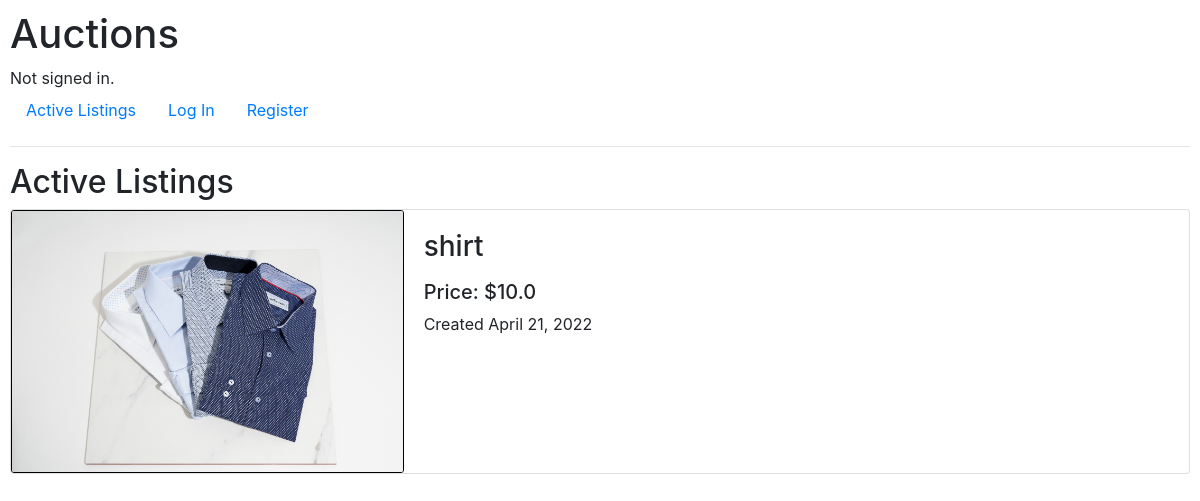
Page /category/2 on the committed database.
### auctions/models.py (models this page shows, shortened)
class Listing(models.Model):
    title = models.CharField(max_length=100)
    description = models.TextField(null=True, max_length=500)
    active = models.BooleanField(default=True)
    startingbid = models.FloatField()
    currentbid = models.FloatField(blank=True, null=True)
    category = models.ForeignKey(
        Category, on_delete=models.CASCADE, default="No category yet!", related_name="similar_listings")
    creator = models.ForeignKey(
        User, on_delete=models.CASCADE, related_name="all_creaters_lists")
    watcher = models.ManyToManyField(
        User, blank=True, related_name="watched_listing")
    buyer = models.ForeignKey(User, on_delete=models.PROTECT, null=True)
    created_at = models.DateField(default=datetime.now)
    @property
    def first_picture(self):
        return self.pictures.first().picture.url

class Picture(models.Model):
    listing = models.ForeignKey(
        Listing, on_delete=models.CASCADE, related_name="pictures", blank=True)
    picture = models.ImageField(null=True, blank=True, upload_to='images/')
    alt = models.CharField(null=True, max_length=100)

### auctions/views.py (the view)
# urls.py: path("category/<int:category_id>", views.category_listing, name="category_listing"),
def category_listing(request, category_id):
    cat = Category.objects.filter(id=category_id).first()
    listings = cat.similar_listings.exclude(active=False)
    return render(request, "auctions/index.html", {"listings": listings})

### auctions/templates/auctions/index.html
{% extends "auctions/layout.html" %}
{% block body %}
    <h2>Active Listings</h2>
    {%for active_list in listings %}
    <a href="{% url 'details' active_list.id %}" class="text-decoration-none" style="color: inherit;">
    <div class="card mb-3" style="max-width:100%;">
        <div class="row no-gutters">
          <div class="col-md-4">
             <img src='{{ active_list.first_picture }}' style="border: 1px solid #000; max-width:600px; max-height:500px;" class="card-img" alt="...">
          </div>
          <div class="col-md-8">
            <div class="card-body">
              <h3 class="card-title">{{active_list.title}}</h3>
              <p class="card-text">
                 <h5> Price: ${{active_list.startingbid}}</h5>
                 Created {{active_list.created_at}}
                </p>
            </div>
          </div>
        </div>
      </div>
    </a>
    {% endfor %}
{% endblock %}

### auctions/static/auctions/styles.css (style rules this page uses)
body { padding: 10px; }

### rows in the picture
Listing: first_picture (picture), title "shirt", startingbid "10.0", created_at "April 21, 2022"
